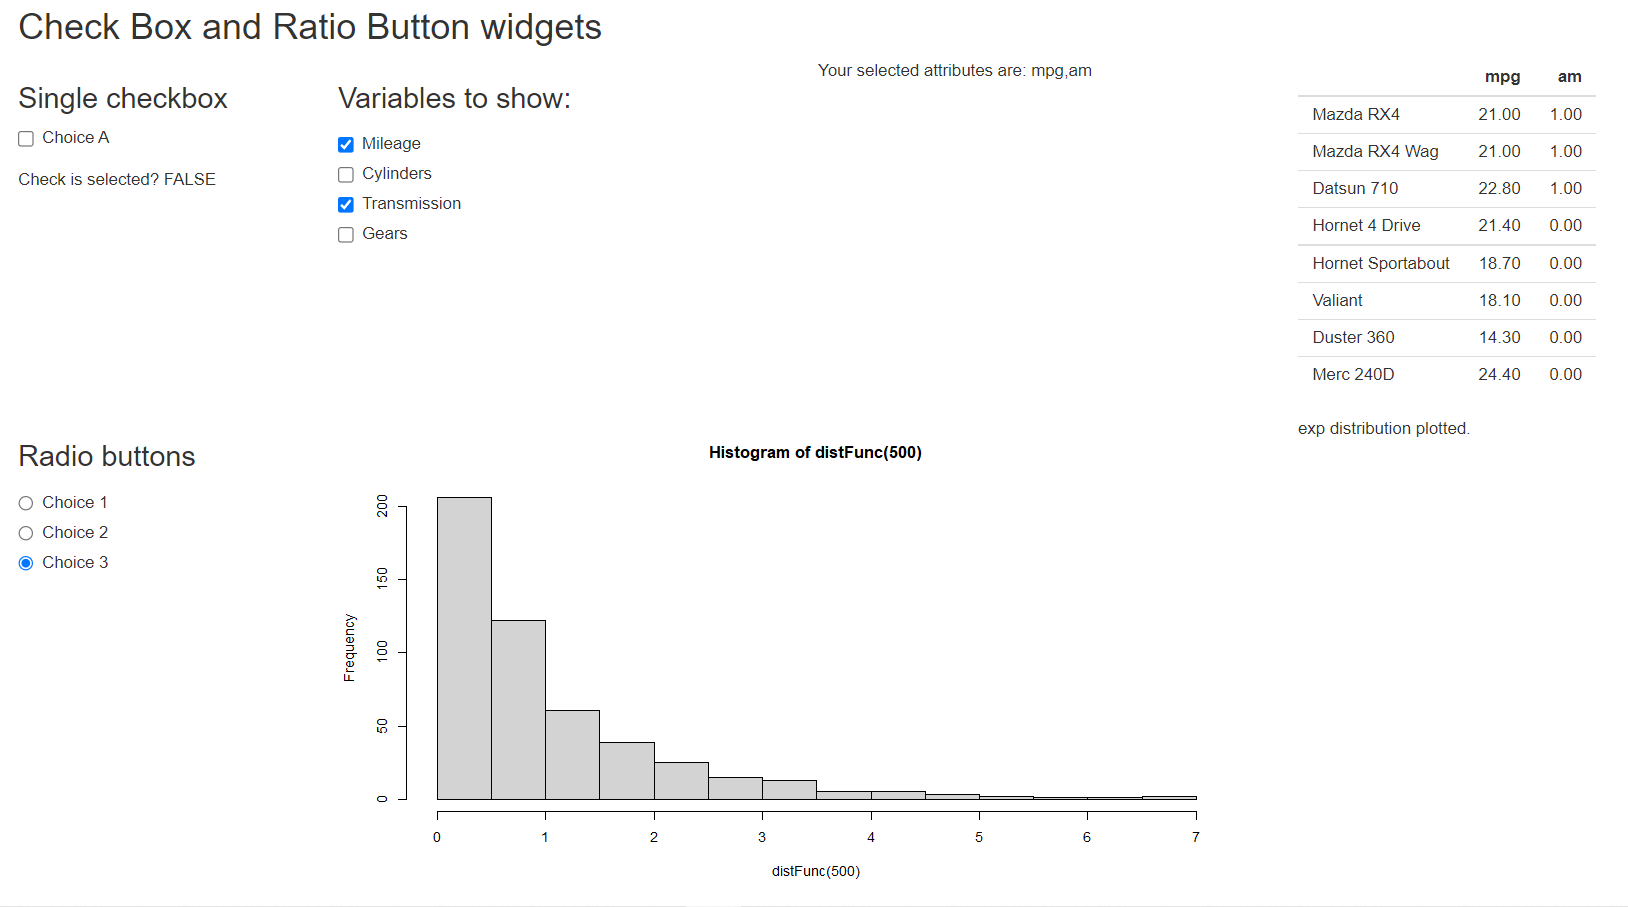

Generate this figure with R:
library(shiny)

ui <- fluidPage(
  titlePanel("Check Box and Ratio Button widgets"),
  fluidRow(
    column(width = 2,
           h3("Single checkbox"),
           checkboxInput("checkboxInputValue", label = "Choice A"),
           textOutput("checkboxOutputValue")
    ),
    column(width = 3,
           checkboxGroupInput("checkboxGroupInputValue",
                              h3("Variables to show:"),
                              choices = c("Mileage"="mpg",
                                          "Cylinders"="cyl",
                                          "Transmission"="am",
                                          "Gears"="gear"),
                              selected = "mpg")
    ),
    column(width = 3,
           textOutput("checkboxGroupOutputValue")
    ),
    column(width = 3,
           tableOutput("tableData")
    )
  ),
  
  fluidRow(
    column(width = 2,
           radioButtons("radioButtonInputValue", h3("Radio buttons"),
                        choices = c("Choice 1" = "norm", "Choice 2" = "unif", "Choice 3" = "exp"),
                        selected = "norm")
    ),
    column(width = 6,
           plotOutput("radioButtonOutputPlot")
    ),
    column(width = 2,
           textOutput("radioButtonOutputValue")
    )
  )
)

server <- function(input, output){
  output$checkboxOutputValue <- renderText({
    paste("Check is selected?", input$checkboxInputValue)
  })
  output$tableData <- renderTable({mtcars[1:8, c(input$checkboxGroupInputValue), drop = FALSE]},
                                  rownames = TRUE)
  
  output$checkboxGroupOutputValue <- renderText({
    attribute <- paste(input$checkboxGroupInputValue, collapse = ",")
    paste("Your selected attributes are:", attribute)
  })
  output$radioButtonOutputValue <- renderText({
    paste(input$radioButtonInputValue, "distribution plotted.")
  })
  
  output$radioButtonOutputPlot <- renderPlot({
    distFunc <- switch (input$radioButtonInputValue,
                        norm = rnorm,
                        unif = runif,
                        exp = rexp,
                        rnorm)
    hist(distFunc(500))
  })
}

shinyApp(ui, server)
